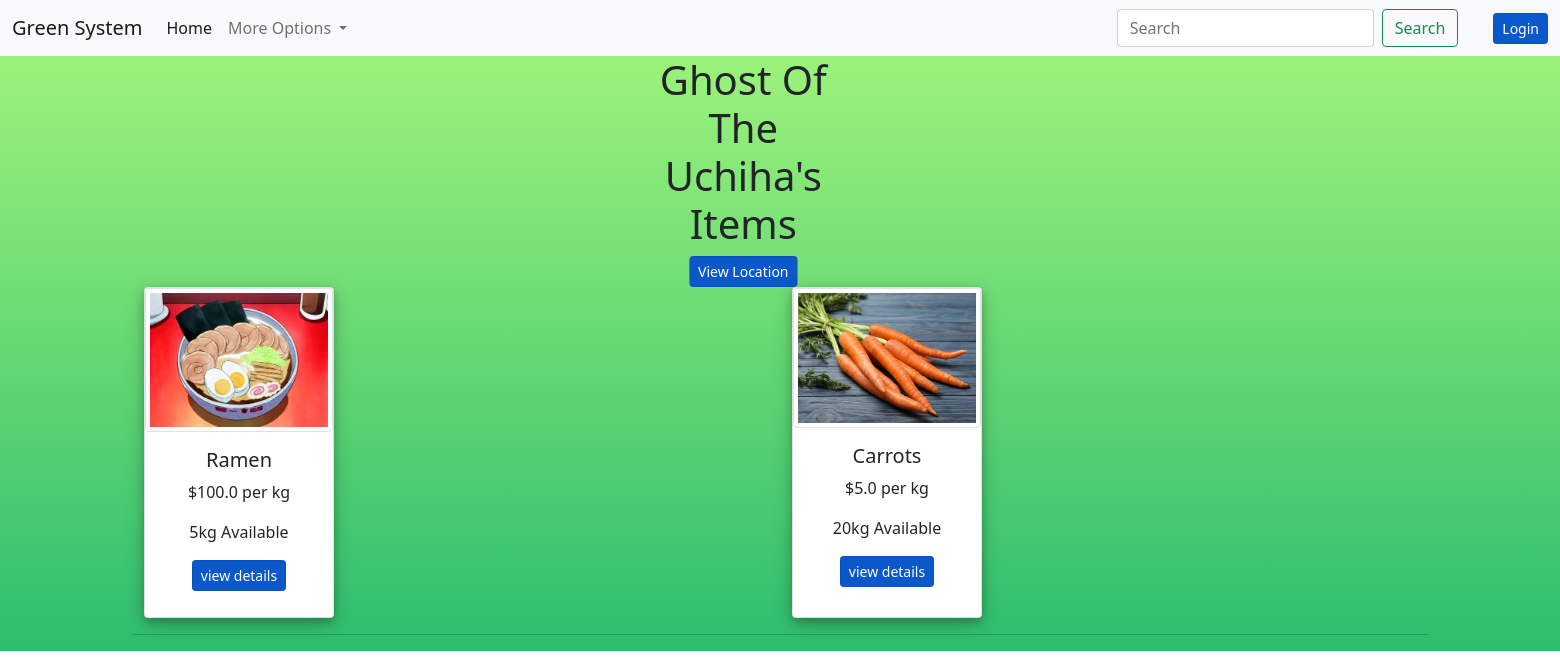
/get_user_items/1, run on an earlier commit of the app's database.
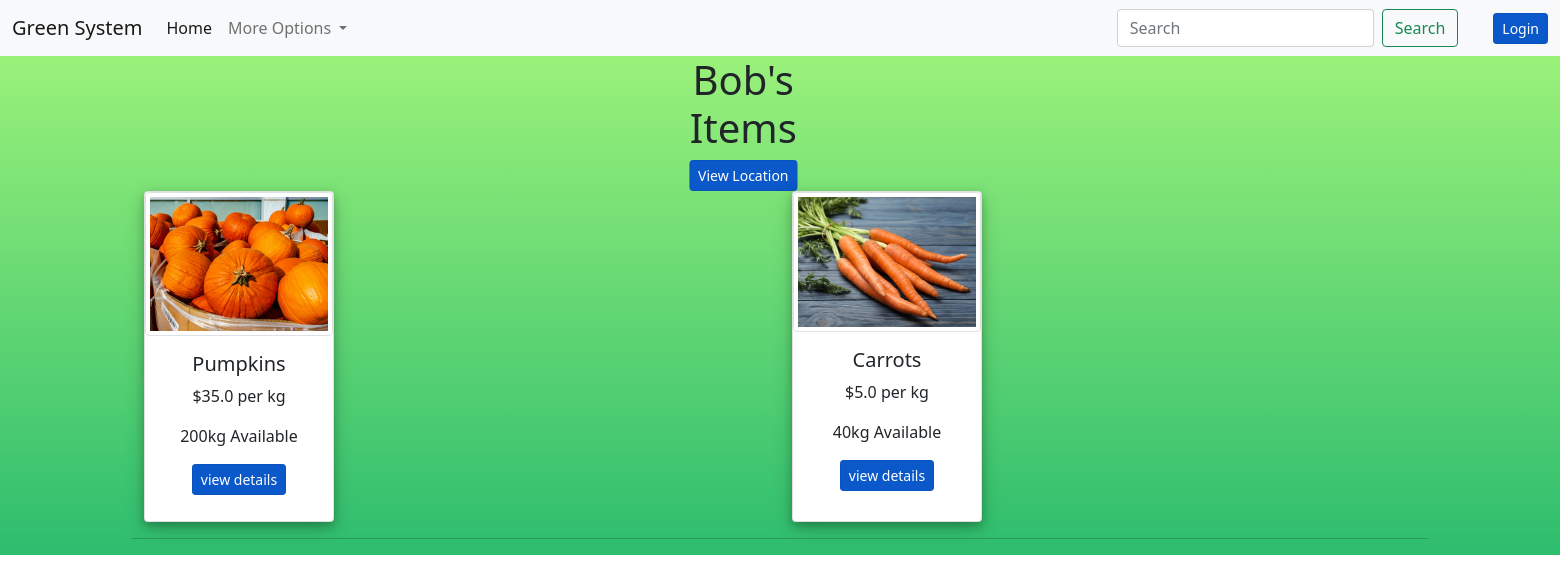
And on a later commit of the database.
### main.py (models this page shows, shortened)
class User(db.Model,UserMixin):
    id=db.Column(db.Integer,primary_key=True)
    username=db.Column(db.String,unique=True,nullable=False)
    pfp=db.Column(db.String,nullable=False)
    email=db.Column(db.String,unique=True,nullable=False)
    phone_number=db.Column(db.Integer,unique=True)
    password=db.Column(db.String,nullable=False)
    longtitude=db.Column(db.Numeric,nullable=False)
    latitude=db.Column(db.Numeric,nullable=False)
    items=db.relationship('Item',backref='user')

class Item(db.Model):
    id=db.Column(db.Integer,primary_key=True)
    user_id=db.Column(db.Integer,db.ForeignKey('user.id'))
    name=db.Column(db.String,nullable=False)
    image=db.Column(db.String,nullable=False)
    quantity=db.Column(db.Integer,nullable=False)
    price=db.Column(db.Float,nullable=False)
    delivery=db.Column(db.String,nullable=False)

### main.py (the view)
@app.route('/get_user_items/<int:id>',methods=['GET'])
def get_user_items(id):
    user=User.query.get(id)
    items=user.items
    return render_template('user_items.html',user=user,items=items)

### templates/user_items.html (shortened to what this page needs)
{% extends 'layout.html'%}
{% block content%}
<div class="header" style="text-align: center; transform:translateX(38%);">
   <div class="new-container" style="align-items: flex-end;">
       <div class="row">
           <div class="col-2">
               <h1>{{user.username}}'s Items</h1><span><a href="/user_location/{{user.id}}" class="btn btn-primary btn-sm active">View Location</a></span>
           </div>
       </div>
   </div>
</div>
<div class='container'>
   <div class="row">
   {% for item in user.items%}
   <div class="col">
   <div class="card"> <img class='mx-auto img-thumbnail' src="/static/item_images/{{item.image}}" width="100%" height="100%" max-height="100px" max-midth="100px" />
       <div class="card-body text-center mx-auto">
           <div class='cvp'>
               <h5 class="card-title font-weight-bold">{{item.name}}</h5>
               <p class="card-text">${{item.price}} per kg</p> <p class="card-text">{{item.quantity}}kg Available</p><a href="/item_details/{{item.id}}" class="btn btn-primary btn-sm active">view details</a><br />
           </div>
       </div>
   </div>
</div>
<br/>
   {%endfor%}
</div>
</div>
<hr/>
{%endblock%}

What changed in the data, as far as the page shows it:
changed User: username "Ghost Of The Uchiha" → "Bob"
changed Item: image: a different picture; name "Ramen" → "Pumpkins"; price "100.0" → "35.0"; quantity "5" → "200"
changed Item "Carrots": quantity "20" → "40"
